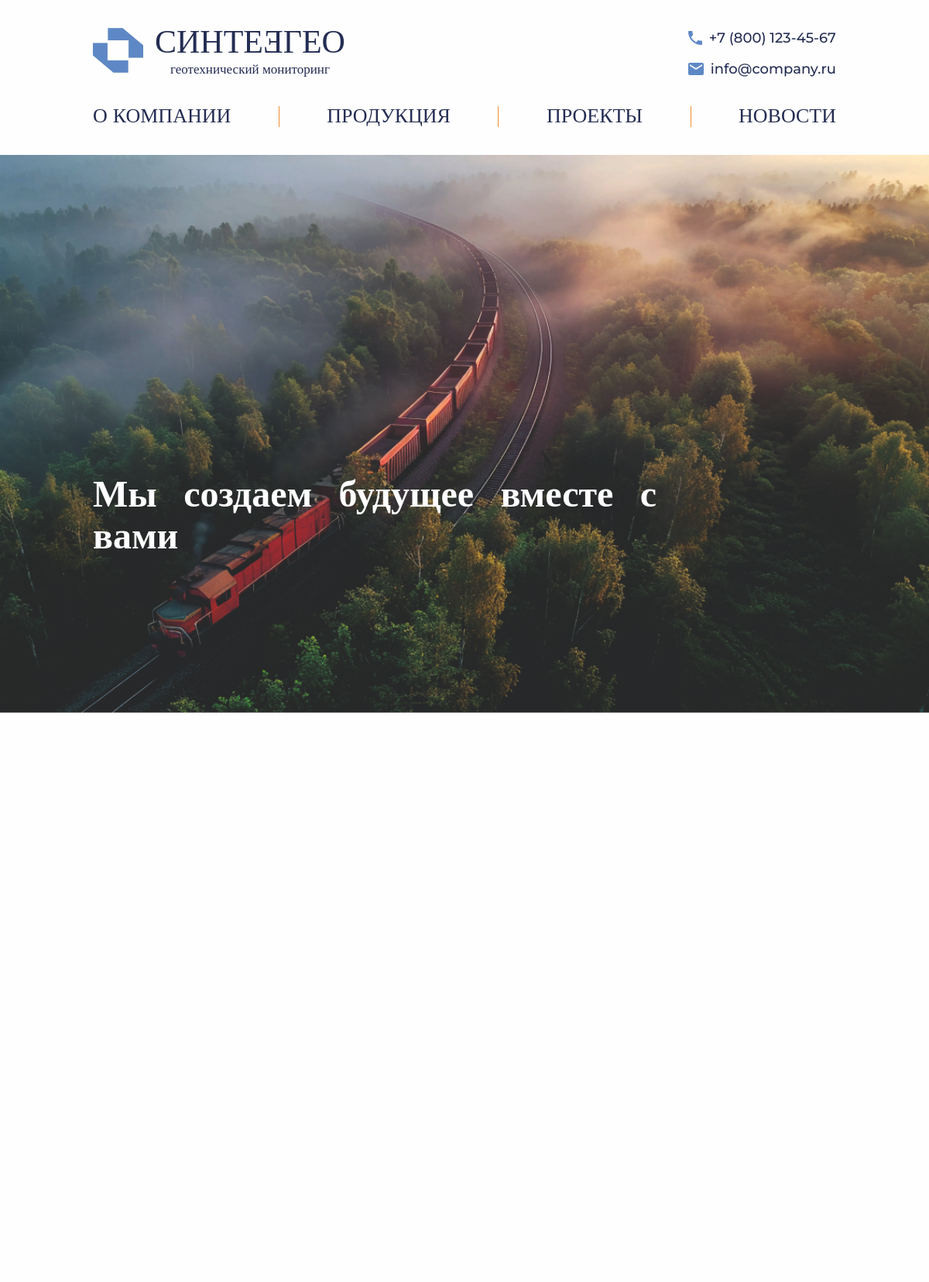
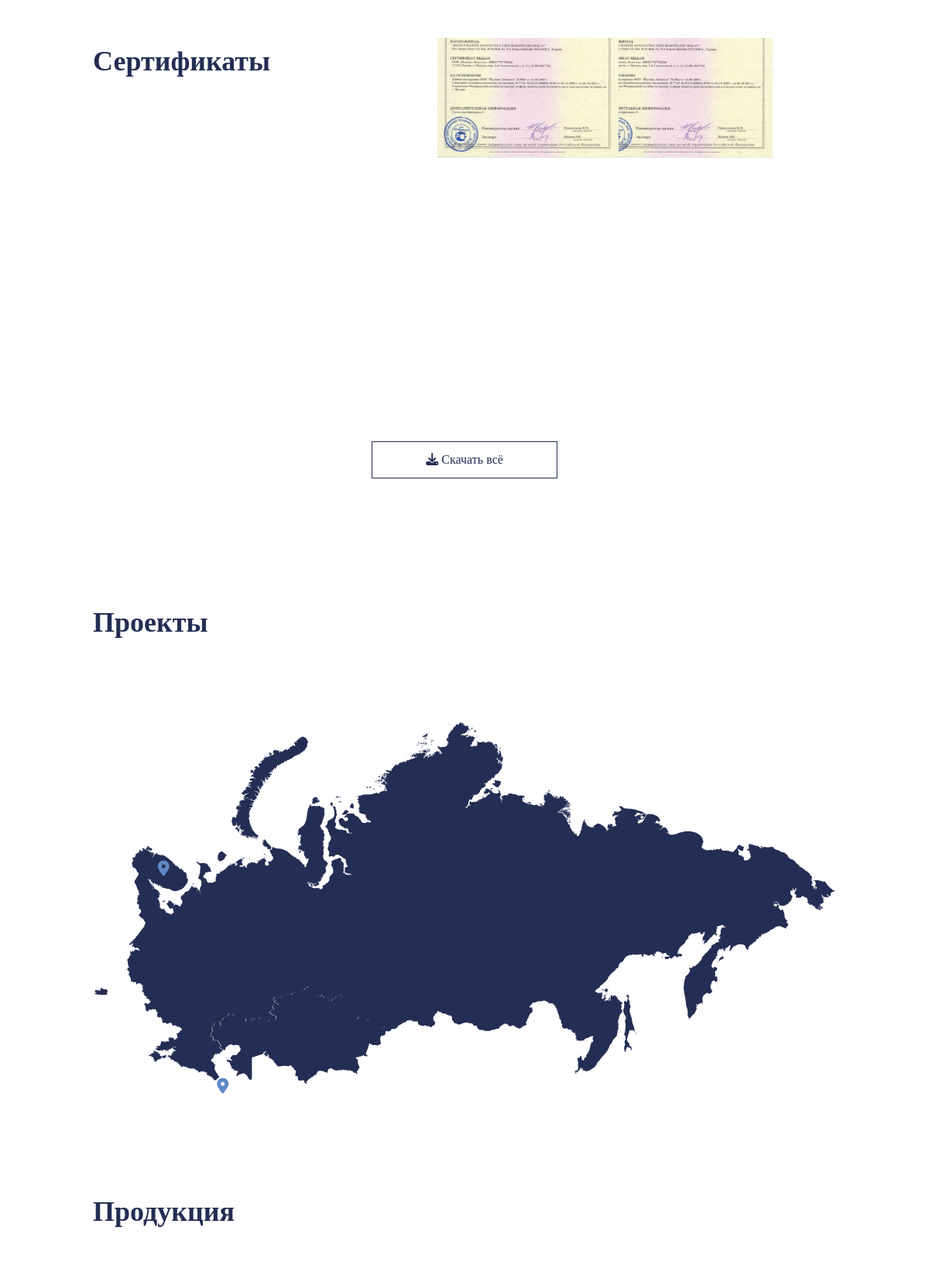
The page / (upper part) on the database its author committed (2 pictures, top to bottom).
### content/models.py (models this page shows, shortened)
class AboutIndex(models.Model):
    phone = models.TextField(verbose_name="Номер телефона")
    email = models.EmailField(verbose_name="Адрес электронной почтой")
    address = models.TextField(default=None, verbose_name="Адрес предприятия")
    slogan = models.TextField(verbose_name="Слоган")
    description_1 = models.TextField(
        verbose_name="Описание 'О компании' для первого блока главной страницы"
    )
    description_2 = models.TextField(
        verbose_name="Описание 'О компании' для второго блока главной страницы"
    )
    class Meta:
        verbose_name = "Наполнение главной страницы"
        verbose_name_plural = "Наполнение главной страницы (должно быть одно)"

class Certificate(models.Model):
    image = models.ImageField(
        upload_to="certificates/", verbose_name="Изображение сертификата"
    )
    about = models.ForeignKey(
        "AboutIndex", related_name="certificates", on_delete=models.CASCADE
    )
    class Meta:
        verbose_name = "Сертификат"
        verbose_name_plural = "Сертификаты"

class Region(models.Model):
    name = models.CharField(max_length=256, verbose_name="Название региона")
    is_active = models.BooleanField(
        default=False,
        verbose_name="Отображается на карте",
    )
    coord_x = models.FloatField(
        verbose_name="Координата X (долгота)",
        default=1.0,
    )
    coord_y = models.FloatField(
        verbose_name="Координата Y (широта)",
        default=1.0,
    )
    class Meta:
        verbose_name = "Регион"
        verbose_name_plural = "Регионы"

### api/views.py (the view)
# urls.py: path("", index_view, name="index"),
def index_view(request):
    products = Product.objects.all()
    projects = Project.objects.all()
    regions = (
        Region.objects.filter(is_active=True, projects__isnull=False)
        .distinct()
        .prefetch_related("projects")
    )
    for region in regions:
        region.coords_x = str(region.coord_x).replace(",", ".")
        region.coords_y = str(region.coord_y).replace(",", ".")
    return render(
        request,
        "main/index.html",
        {
            "products": products,
            "projects": projects,
            "regions": regions,
        },
    )

### api/context_processors.py (called while the page is built)
def about_index_processor(request):
    about_index = AboutIndex.objects.first()
    return {"about_index": about_index}

### templates/main/index.html (shortened to what this page needs)
{% extends 'main/base.html' %}
{% load static %}
{% block content %}
{% include '../includes_index/banner.html' %}
{% include '../includes_index/about_us.html' %}
{% include '../includes_index/sertificates.html' %}
{% include '../includes_index/projects_index.html' %}
{% include '../includes_index/products_index.html' %}
{% endblock %}

### templates/includes/header.html (shortened to what this page needs)
{% load static %}
<header class="header">
  <div class="container">
    <div class="header__wrapper">
      <div class="header__main-menu">
        <div class="header__logo">
            <a href="{% url 'index' %}" class="header__logo_link">
            <div class="header__logo__icon">
                <img src="{% static 'main/src/img/logo.svg' %}" alt="Логотип" class="header__logo__img">
            </div>
            <div class="header__logo__text">
              <div class="header__logo__title">синте <span class="rotate-e">e</span> гео</div>
              <div class="header__logo__subtitle">геотехнический мониторинг</div>
            </div>
          </a>
        </div>
        <div class="header__contacts">
            <div class="header__contacts__phone">
                <img src="{% static 'main/src/icon/phone.svg' %}" alt="Телефон" class="header__contacts__phone__icon">
                <a href="tel:{{ about_index.phone }}" class="header__contacts__phone__text">{{ about_index.phone }}</a>
            </div>
            <div class="header__contacts__mail">
                <img src="{% static 'main/src/icon/email.svg' %}" alt="Email" class="header__contacts__mail__icon">
                <a href="mailto:{{ about_index.email }}" class="header__contacts__mail__text">{{ about_index.email }}</a>
            </div>
        </div>
    </div>
    <nav class="header__navbar navbar">
        <ul class="header__navbar__list">
            <a href="{% url 'about' %}" class="header__navbar__list__link">
                <li class="header__navbar__list__item">о компании</li>
            </a>
            <a href="{% url 'products' %}" class="header__navbar__list__link">
                <li class="header__navbar__list__item">продукция</li>
            </a>
            <a href="{% url 'projects' %}" class="header__navbar__list__link">
                <li class="header__navbar__list__item">проекты</li>
            </a>
            <a href="{% url 'news' %}" class="header__navbar__list__link">
                <li class="header__navbar__list__item">новости</li>
            </a>
        </ul>
    </nav>
    </div>
  </div>
</header>

### templates/includes_index/banner.html
{% load static %}
<section class="banner">
    <img src="{% static 'main/src/img/banner.png' %}" alt="" class="banner__inner__img">
    <div class="container">
        <div class="banner__wrapper">
            <div class="banner__title">
                {{ about_index.slogan }}
            </div>
        </div>
    </div>
</section>

### templates/includes_index/sertificates.html
<section class="sertificates">
    <div class="container">
        <h2 class="section__title sertificates__title">
            <a href="#" class="section__title__link sertificates__title__link">Сертификаты</a>
        </h2>
        <div class="sertificates__wrapper">
            <div class="sertificates__inner scroll_animate">
                {% for sertificate in about_index.certificates.all %}
                <div class="sertificates__item">
                    <img src="{{ sertificate.image.url }}" alt="Сертификат" class="sertificates__item__img">
                </div>
                {% endfor %}
            </div>
            <div class="button__accent__light button sertificates__button">
                <a href="{% url 'download_certificates' %}" class="button__link">
                    <i class="fas fa-solid fa-download"></i>
                    <span class="sertificates__button__text">Скачать всё</span>
                </a>
            </div>
        </div>
    </div>
</section>

### templates/includes_index/projects_index.html (shortened to what this page needs)
{% load static %}
<section class="projects">
    <div class="container">
        <h2 class="section__title projects__title">
            <a href="#" class="section__title__link projects__title__link">Проекты</a>
        </h2>
    </div>
    <div class="projects__wrapper">
        <div class="projects__map">
            <img src="{% static 'main/src/img/map.png' %}" alt="Карта проектов" class="projects__map__inner">
            {% for region in regions %}
            <div class="project__map__item"
                 style="left: {{ region.coords_x }}%; top: {{ region.coords_y }}%;"
            >
                <button class="project__map__item__button">
                    <i class="fa-solid fa-location-dot"></i>
                </button>
            </div>
            {% endfor %}
        </div>
    </div>
</section>

### rows shown on the page
AboutIndex: phone "+7 (800) 123-45-67", email "info@company.ru", slogan "Мы создаем будущее вместе с вами"
Certificate: image (picture)
Certificate: image (picture)
